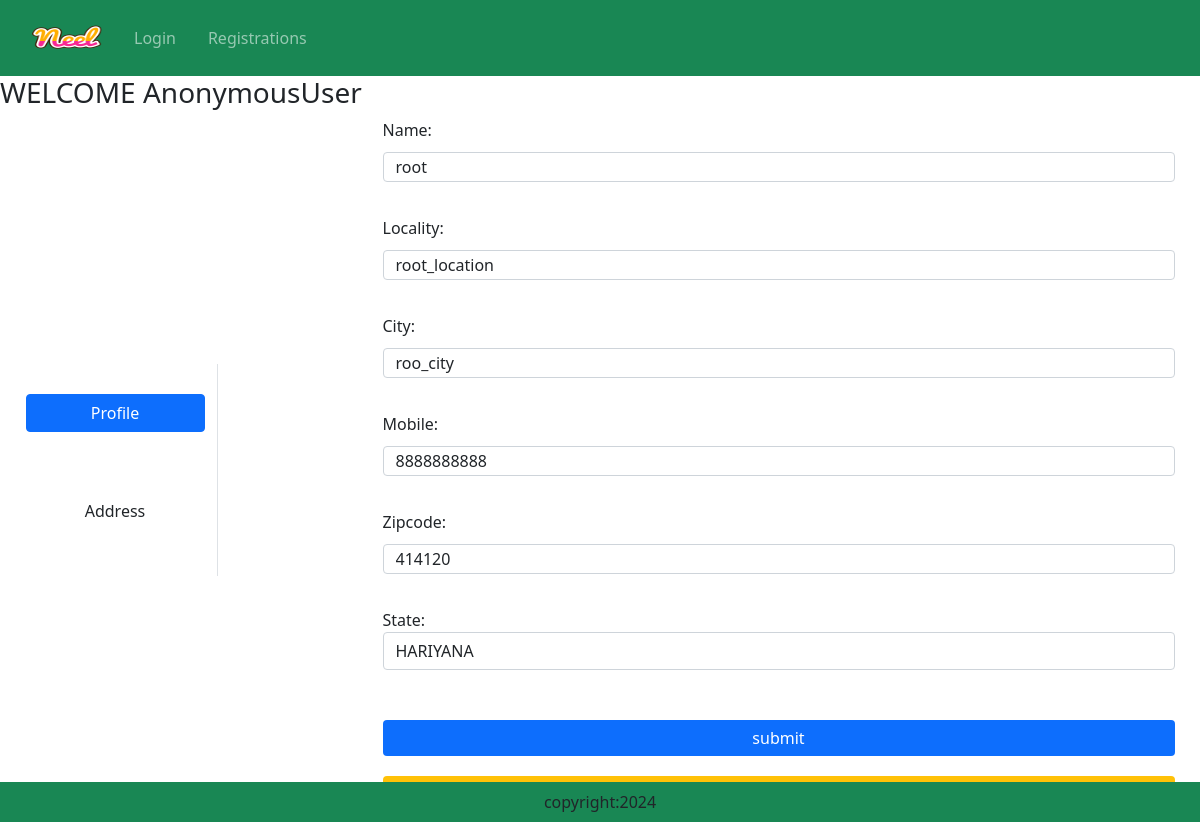
Page /UpdateAddress/2 on the earlier database version.
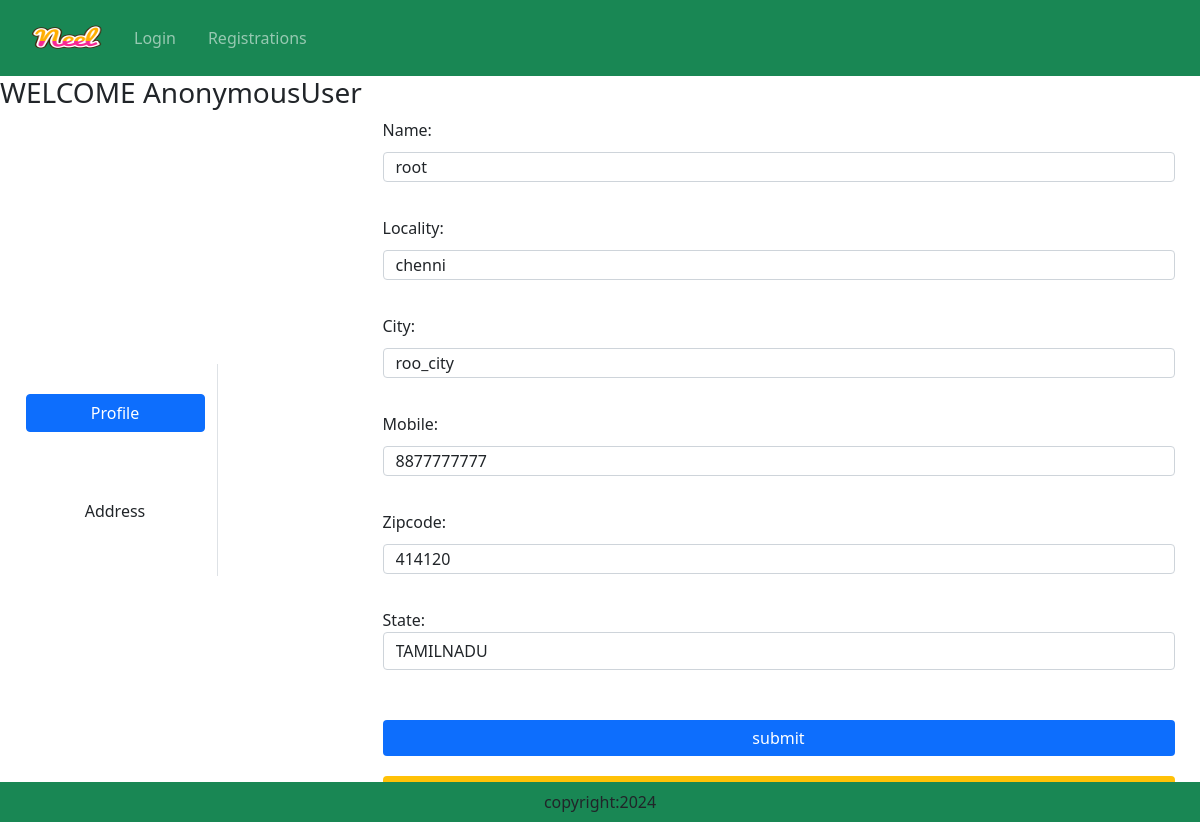
Same page on the later database version.
### mainapp/models.py (models this page shows, shortened)
class customer(models.Model):
    user = models.ForeignKey(User,on_delete=models.CASCADE)
    name = models.CharField(max_length=100)
    locality = models.CharField(max_length=200)
    city = models.CharField(max_length=100)
    mobile = models.IntegerField(default=0)
    zipcode = models.IntegerField()
    state = models.CharField(choices=STATE_CHOICE,max_length=100)

### mainapp/views.py (the view, shortened to what this page needs)
# urls.py: path('UpdateAddress/<int:pk>',views.AddresUpdate.as_view(),name='AddresUpdates'),
class AddresUpdate(View):
    def get(self,request,pk):
        add = customer.objects.get(pk=pk)
        form = CustomerProfileForm(instance=add)
        return render(request, 'mainapp/updateAddress.html', locals())

### mainapp/forms.py
class CustomerProfileForm(forms.ModelForm):
    class Meta:
        model = customer
        fields = ['name','locality','city','mobile','zipcode','state']
        widgets = {
            'name':forms.TextInput(attrs={'class':'form-control'}),
            'locality': forms.TextInput(attrs={'class': 'form-control'}),
            'city': forms.TextInput(attrs={'class': 'form-control'}),
            'mobile': forms.NumberInput(attrs={'class':'form-control'}),
            'zipcode': forms.NumberInput(attrs={'class':'form-control'}),
            'state': forms.Select(attrs={'class': 'form-control'}),
        }

### template/mainapp/updateAddress.html (shortened to what this page needs)
{% extends 'mainapp/base.html' %}
{% load static %}
{% block main-content %}
<div class="continer my-10">
    <div class="row">
        <h3> WELCOME <span class="text-capitalize">{{request.user}}</span></h3>
    <div class="col-sm-2 border-end">
        <ul class="list-unstyled">
            <li class="d-grid"><a href="{% url 'profiles' %}" class="btn btn-primary">Profile</a></li>
             <li class="d-grid"><a href="{% url 'address' %}" class="btn">Address</a></li>
        </ul>
    </div>
    <div class="col-sm-8 offset-sm-1">
        <form action="" method="post">
                 {% for fm in form %}
                        {{fm.label_tag}} {{fm}} <small class="text-danger">{{fm.errors|striptags}}</small>
                    <br>
                {% endfor %}
            <div class="col-12 mt-3">
                <button type="submit" class="btn btn-primary">submit</button>
                <a href="{% url 'address' %}" type="button" class="btn btn-warning">Back</a>
            </div>
        </form>
    </div>
</div>
</div>
{% endblock main-content %}

Differences in the rows shown:
changed customer "root": locality "root_location" → "chenni"; mobile "8888888888" → "8877777777"; state "HARIYANA" → "TAMILNADU"
